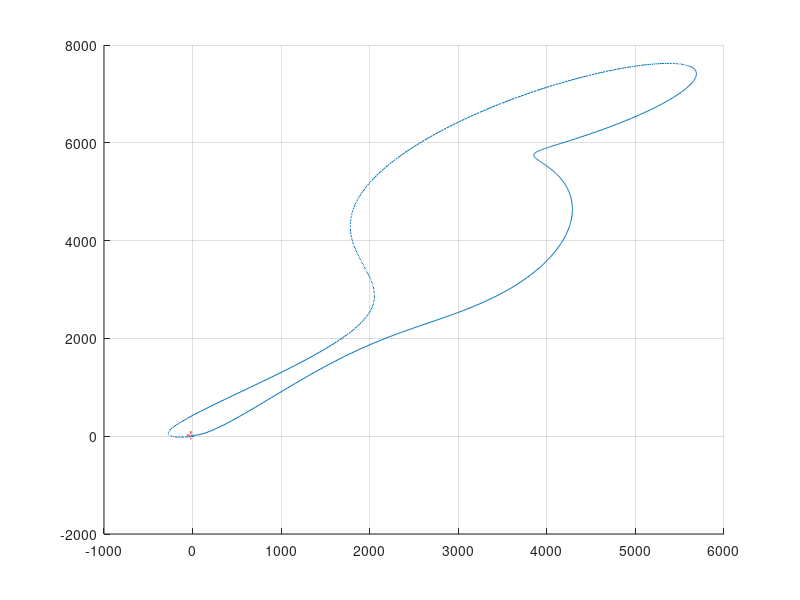
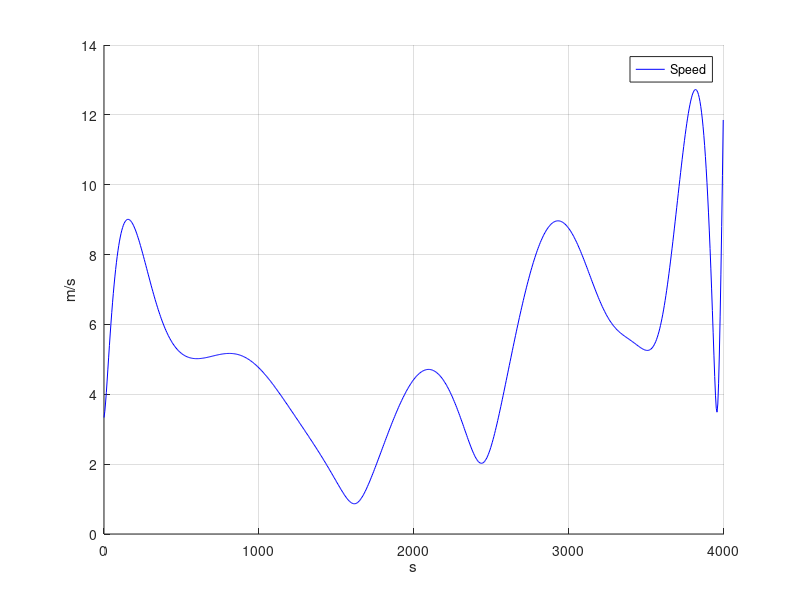
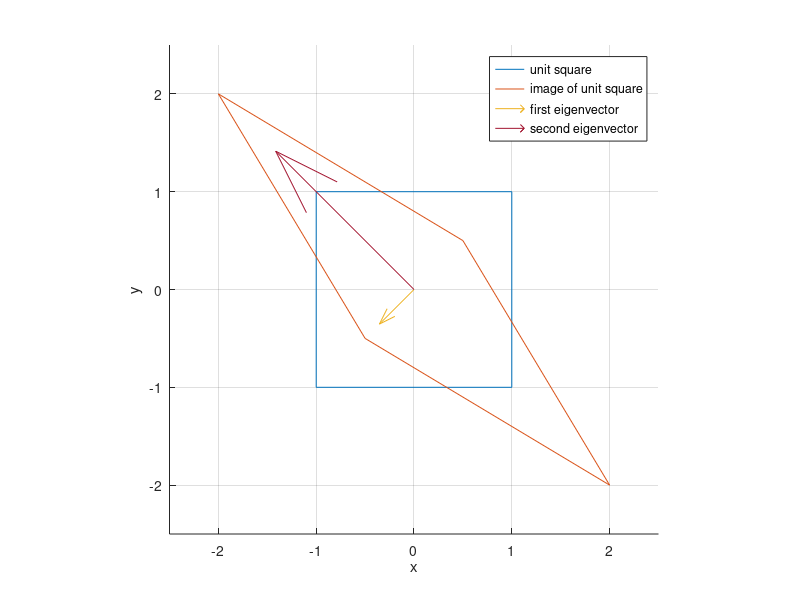
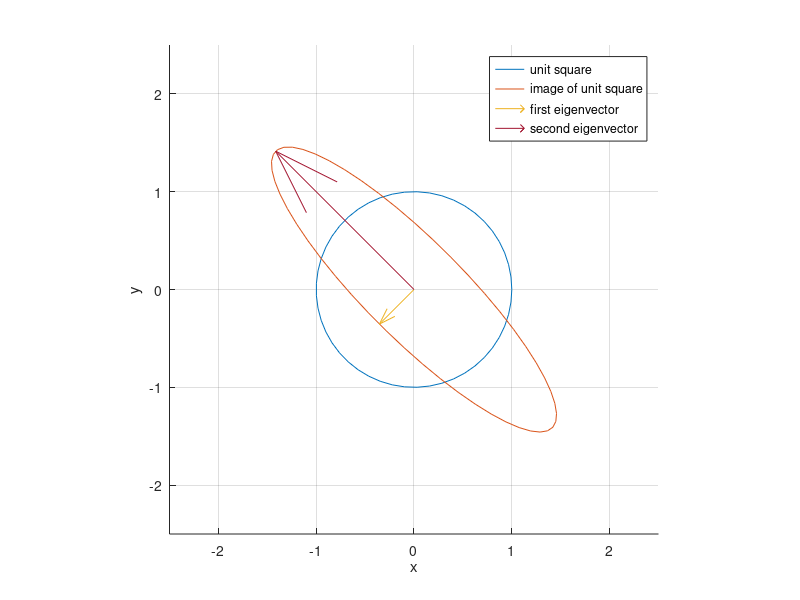

The MATLAB script that drew these images, in order: (Note: this script raises an error after producing the figures.)
close all; clear;

%% initial look on the data
% load measurements
load('track.mat');

% plot measurements
figure; hold on; grid on;
plot3(positions(1,:), positions(2,:), positions(3,:),...
    positions(1,1), positions(2,1), positions(3,1), 'r+');

%% Derivatives
% velocity
steps = diff(positions,1,2); % [d/dx; d/dy; d/dz]
timeSteps = diff(timeStamps); % [dt/dx]=[dt/dy]=[dt/dz]
xVelocity = steps(1,:) ./ timeSteps; % velocities in x-direction
yVelocity = steps(2,:) ./ timeSteps; % velocities in y-direction
zVelocity = steps(3,:) ./ timeSteps; % velocities in z-direction

%% Norms
speed = sqrt(xVelocity.^2 + yVelocity.^2 + zVelocity.^2); % euclidean norm

% plot speed
figure; hold on; grid on;
plot(timeStamps(1:end-1), speed,'b-');
ylabel('m/s'); xlabel('s');
legend('Speed');

% (Optional) length of bike trip

absSteps = sqrt(sum(steps.^2,1));
length = sum(absSteps)
avgSpeed = length/(timeStamps(end)-timeStamps(1))
avgSpeed_kmh = avgSpeed * 3.6

%% Rank

% m18
A = [2*pi*5342 -2*pi*5342; 0 1]
b = [2000; 0.275]

m19 = rank([3 4 1; 5 7 9; 6 8 2])

m20 = rank([8 1 6; 3 5 7; 4 9 2])

m21 = rank(A)
if m21 == size(A,2)
    disp('A has full rank, thus unique solution exists:');
    x = inv(A)*b;
end

r_actual = x(1) %m22

%% Eigenvalues and Eigenvectors

A = [1.25 -0.75; -0.75 1.25]; % transformation matix
%A = magic(2); % (optional) user defined matrix

[V, D] = eig(A); %calculate eigenvalues and eigenvectors
eigenVectors = V * D; % scale eigenvectors with eigenvalues

% references: unit circle & unit square
unitCircle = [cos(linspace(0,2*pi,50)); sin(linspace(0,2*pi,50))]; 
unitSquare = [1 1 -1 -1 1;1 -1 -1  1 1];

ellipse = A * unitCircle;
parallelogram = A * unitSquare;

mm = 2.5; % axis limit
figure; hold on; grid on; axis([-mm mm -mm mm]); axis equal;
plot(unitSquare(1,:),unitSquare(2,:));
plot(parallelogram(1,:),parallelogram(2,:));
quiver(0,0,eigenVectors(1,1),eigenVectors(2,1),0);
quiver(0,0,eigenVectors(1,2),eigenVectors(2,2),0);
xlabel('x'); ylabel('y');
legend('unit square', 'image of unit square','first eigenvector', 'second eigenvector');

figure; hold on; grid on; axis([-mm mm -mm mm]); axis equal;
plot(unitCircle(1,:),unitCircle(2,:));
plot(ellipse(1,:),ellipse(2,:));
quiver(0,0,eigenVectors(1,1),eigenVectors(2,1),0);
quiver(0,0,eigenVectors(1,2),eigenVectors(2,2),0);
xlabel('x'); ylabel('y');
legend('unit square', 'image of unit square','first eigenvector', 'second eigenvector');


%% Matrix exponential (not asked)

expm(eye(3))

%% Symmetric Matrices (optional)

% m23 not matlab solvalbe
syms a b c d v w;
m24 = [v;w] * [v w]
m25 = [v w] * [a b; c d] * [v; w]

%% Positive / Negative (Semi-) Deinite
M1 = [1 3; 4 2];

m26 = all(eig(M1)>=0)

m27 = all(eig(M1*M1.') >= 0)

M2 = [8 1 6; 3 5 7];

m28 = false % all(eig(M2) >= 0) returns error since M2 is not square

m29 = all(eig(M2.'*M2) >= 0)

m30 = all(eig(M2*M2.') >= 0)

m31 = all(eig([2 -1 0; -1 2 -1; 0 -1 2]) >= 0)

m32 = all(eig(eye(3)) >= 0)

%% Orthogonal matrices

M33 = [2 0; 0 0.5];
m33 = isequal(M33*M33.', eye(size(M33)))

M34 = ones(2) - eye(2);
m34 = isequal(M34*M34.', eye(size(M34)))

M35 = 1/3 * [2 -2 1; 1 2 2; 2 1 -2];
% isequal returns false due to computation erros
m35 = all(all(M35*M35.' - eye(size(M35)) <= eps))

%% Upper / Lower Triangular Matrices
M36 = [ 1 99 5; 0 3 6; 0 0 1];
m36 = det(M36) % all of diagonal entries have no influence

syms e f;
m37 = det([a 0 0; b c 0; d e f])

m38 = inv(M36) * [120; 13; 2]

%% Diagonal matrices

%m39 not solvable with matlab (all gaps are 0)

m40 = diag([1 4 7]) + diag([4 -1 5])

m41 = diag([1 4 7]) * diag([4 -1 5])

m42 = inv(diag([1 4 7]))

%% Linear and Affine Functions

A43 = [5 7]
b43 = 9
% x = [x1; x2]

A44 = [A43 0; 24 0 23]
b44 = [9; -42]
% x = [x1; x2; x3]

A45 = [A43; 0 1; 25 -49]
b45 = [9; 0.5; 81]
% x = [x1; x2]

%% Quadratic Functions

% x = [x1; x2]
A46 = [7 2; 2 2] %e.g. [7 4; 0 2] would work as well
B46 = zeros(2)
c46 = [0; 0];

% x = [x1; x2]
A47 = A46
B46 = A43
c46 = b43



